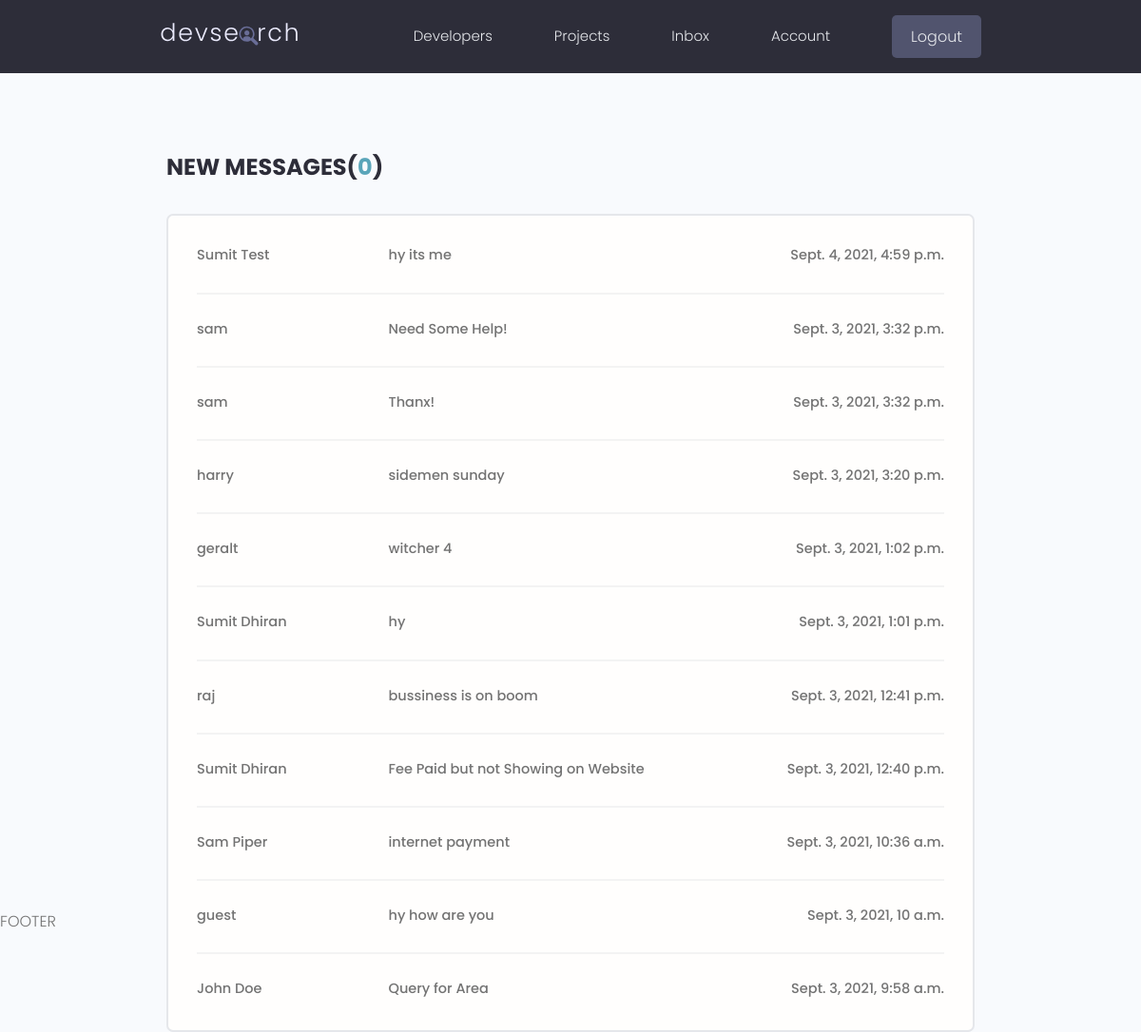
The page /inbox/ (signed in) on the database its author committed.
### users/models.py (models this page shows, shortened)
class Message(models.Model):
    sender    = models.ForeignKey(Profile, on_delete=models.SET_NULL,blank= True, null= True)
    recipient = models.ForeignKey(Profile, on_delete=models.SET_NULL, blank= True, null= True, related_name='messages')
    name      = models.CharField(max_length=200,blank=True,null=True)
    email     = models.EmailField(max_length=200,blank=True,null=True)
    subject   = models.CharField(max_length=200,blank=True,null=True)
    body      = models.TextField()
    is_read   = models.BooleanField(default=False,null=True)
    created   = models.DateTimeField(auto_now_add= True)
    id        = models.UUIDField(default= uuid.uuid4, unique= True,primary_key= True,editable= False)
    class Meta:
        ordering = ['is_read','-created']

### users/views.py (the view)
# urls.py: path('inbox/',views.inbox, name= 'inbox'),
@login_required(login_url = 'login')
def inbox(request):
    profile = request.user.profile
    messageRequests = profile.messages.all()
    unreadCount = messageRequests.filter(is_read=False).count
    context = {'messageRequests':messageRequests,'unreadCount':unreadCount}
    return render(request,'users/inbox.html',context)

### users/templates/users/inbox.html
{% extends 'main.html' %}
{% block content %}
  <main class="inbox my-xl">
    <div class="content-box">
      <h3 class="inbox__title">New Messages(<span>{{ unreadCount }}</span>)</h3>
      <ul class="messages">
        {% for message in messageRequests %}
          {% if message.is_read == False %}
            <li class="message message--unread">
          {% else %}
            <li class="message">
          {% endif %}
          <a href="{% url 'message' message.id %}">
            <span class="message__author">{{message.name}}</span>
            <span class="message__subject">{{message.subject}}</span>
            <span class="message__date">{{message.created}}</span>
          </a>
        </li>
        {% endfor %}
      </ul>
    </div>
  </main>
{% endblock content %}

### static/styles/app.css (style rules this page uses)
:root { --color-sub: #2d2d39; }
.content-box { width: 95%; max-width: 85rem; margin: 0 auto; }
.inbox { height: 90vh; }
.inbox__title, .inbox__title span { font-size: 2.4rem; font-weight: 700; color: var(--color-sub); text-transform: uppercase; text-align: left; margin-bottom: 3rem; }
.inbox__title span { color: var(--color-main); }
.messages { list-style: none; background: var(--color-white); padding: 0.5rem 3rem; border: 2px solid var(--color-light); border-radius: 0.7rem; }
.message { padding: 2.5rem 0; }
.message > a span { font-size: 1.45rem; font-weight: 500; }
.message:not(:last-child) { border-bottom: 2px solid var(--color-white-light); }
.message > a { display: flex; gap: 1rem; }
.message__author, .message__date { flex-basis: 25%; }
.message__subject { flex-basis: 50%; }
.message__date { text-align: right; }

### static/uikit/styles/modules/_variables.css (style rules this page uses)
:root { --color-main: #5aa5b9; --color-main-light: #e6faff; --color-sub: #3f4156; --color-sub-light: #51546e; --color-sub-lighter: #ededfd; --color-text: #737373; --color-gray: #8b8b8b; --color-light: #e5e7eb; --color-light-gray: #767676; --color-bg: #f8fafd; --color-white: #fffefd; --color-white-light: #f3f3f3; --color-success: #359e64; --color-success-bg: #def8e8; --color-error: #fc4b0b; --color-error-bg: #fff2ee; --font-base: 'Poppins', arial, helvetica, 'Segoe UI', roboto, ubuntu, sans-serif; --font-monospace: 'Fira Code', 'Courier New', courier, monospace; --font-regular: 300; --font-medium: 500; --font-bold: 700; --generic-shadow: 1px 1px 5px #00000010; --generic-transition: all 0.3s ease-in-out; }

### static/uikit/styles/modules/_base.css (style rules this page uses)
* { margin: 0; padding: 0; box-sizing: border-box; text-rendering: optimizeLegibility; color: inherit; font-size: inherit; }
html { font-size: 50%; }
@media only screen and (min-width: 480px) { html { font-size: 56.25%; } }
@media only screen and (min-width: 1200px) { html { font-size: 62.5%; } }
body { line-height: 1.6; font-weight: 400; font-size: 1.5rem; color: var(--color-text); background-color: var(--color-bg); min-height: 100vh; }

### static/uikit/styles/modules/_typography.css (style rules this page uses)
* { font-family: var(--font-base); }
h3 { font-size: 3.2rem; font-weight: var(--font-medium); }
p, span, strong { font-size: 1.6rem; color: var(--color-text); font-weight: var(--font-regular); }
a { padding-bottom: 2px; text-decoration: none; display: inline-block; color: var(--color-main); font-weight: var(--font-medium); }

### static/uikit/styles/modules/_utilities.css (style rules this page uses)
.my-xl { margin: 8rem auto; }

### rows shown on the page
Message: name "Sumit Test", subject "hy its me", created "Sept. 4, 2021, 4:59 p.m."
Message: name "sam", subject "Need Some Help!", created "Sept. 3, 2021, 3:32 p.m."
Message: name "sam", subject "Thanx!", created "Sept. 3, 2021, 3:32 p.m."
Message: name "harry", subject "sidemen sunday", created "Sept. 3, 2021, 3:20 p.m."
Message: name "geralt", subject "witcher 4", created "Sept. 3, 2021, 1:02 p.m."
Message: name "Sumit Dhiran", subject "hy", created "Sept. 3, 2021, 1:01 p.m."
Message: name "raj", subject "bussiness is on boom", created "Sept. 3, 2021, 12:41 p.m."
Message: name "Sumit Dhiran", subject "Fee Paid but not Showing on Website", created "Sept. 3, 2021, 12:40 p.m."
Message: name "Sam Piper", subject "internet payment", created "Sept. 3, 2021, 10:36 a.m."
Message: name "guest", subject "hy how are you", created "Sept. 3, 2021, 10 a.m."
Message: name "John Doe", subject "Query for Area", created "Sept. 3, 2021, 9:58 a.m."

### other values the page prints
{{ unreadCount }} "0"
